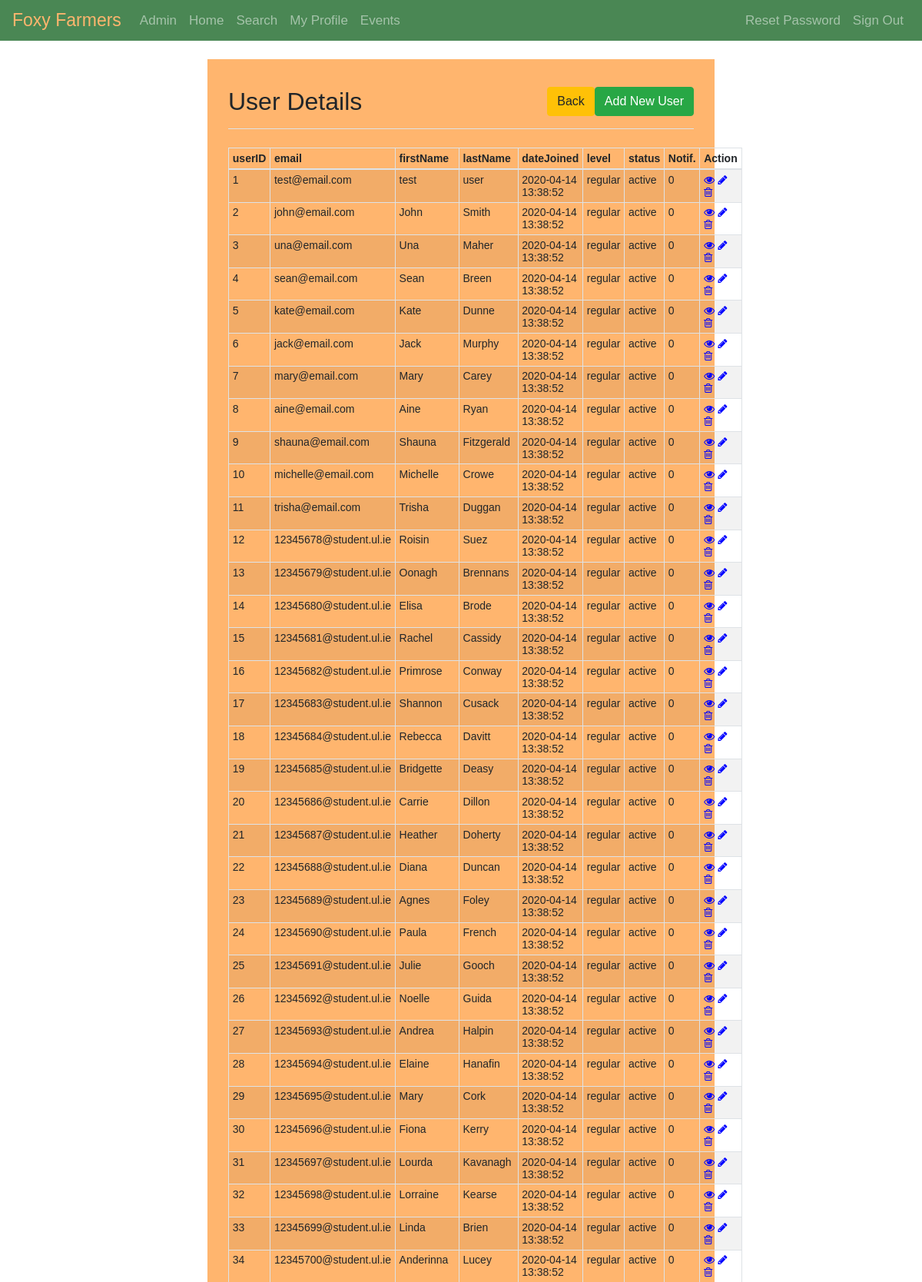
/pages/admin/user-home.php (signed in, upper part), run on the app's committed database.
### tables this page shows
CREATE TABLE user (
  userID INT NOT NULL,
  firstName VARCHAR(128) NOT NULL,
  lastName VARCHAR(128) NOT NULL,
  email VARCHAR(128) NOT NULL UNIQUE,
  password VARCHAR(256) NOT NULL,
  dateJoined DATETIME NULL DEFAULT CURRENT_TIMESTAMP, 
  accessLevel ENUM("regular", "premium", "admin") NULL DEFAULT "regular",
  status ENUM("active", "banned", "suspended") NULL DEFAULT "active",
  notifications INT NULL DEFAULT 0
);

### pages/admin/user-home.php (the view, shortened to what this page needs)
<?php
require_once "../../utilities/config.php";
?>
    <div class="wrapper wrapper-wide">
        <div class="container-fluid">
            <div class="row">
                <div class="col-md-12">
                    <div class="pb-2 mt-4 mb-4 border-bottom clearfix">
                        <h2 class="float-left">User Details</h2>
                        <a href="user-create.php" class="btn btn-success float-right">Add New User</a>
                        <a href="admin-home.php" class="btn btn-warning float-right">Back</a>
                    </div>
                    <?php
                    $sql = "SELECT * FROM user";
                    if($result = mysqli_query($link, $sql)){
                        if(mysqli_num_rows($result) > 0){
                            echo "<table class='table table-bordered table-striped table-sm'>";
                                echo "<thead>";
                                    echo "<tr>";
                                        echo "<th>userID</th>";
                                        echo "<th>email</th>";
										echo "<th>firstName</th>";
                                        echo "<th>lastName</th>";
                                        echo "<th>dateJoined</th>";
                                        echo "<th>level</th>";
										echo "<th>status</th>";
                                        echo "<th>Notif.</th>";
                                        echo "<th>Action</th>";
                                    echo "</tr>";
                                echo "</thead>";
                                echo "<tbody>";
                                while($row = mysqli_fetch_array($result)){
                                    echo "<tr>";
                                        echo "<td>" . $row['userID'] . "</td>";
                                        echo "<td>" . $row['email'] . "</td>";
                                        echo "<td>" . $row['firstName'] . "</td>";
                                        echo "<td>" . $row['lastName'] . "</td>";
                                        echo "<td>" . $row['dateJoined'] . "</td>";
                                        echo "<td>" . $row['accessLevel'] . "</td>";
                                        echo "<td>" . $row['status'] . "</td>";
                                        echo "<td>" . $row['notifications'] . "</td>";
                                        echo "<td>";
                                            echo "<a href='../admin/user-read.php?userID=". $row['userID'] ."' title='View User' data-toggle='tooltip'><i class='fa fa-eye' aria-hidden='true'></i></a>";
                                            echo "<a href='../admin/user-update.php?userID=". $row['userID'] ."' title='Update User' data-toggle='tooltip'><i class='fa fa-pencil' aria-hidden='true'></i></a>";
                                            echo "<a href='../admin/user-delete.php?userID=". $row['userID'] ."' title='Delete User' data-toggle='tooltip'><i class='fa fa-trash-o' aria-hidden='true'></i></a>";
                                        echo "</td>";
                                    echo "</tr>";
                                }
                                echo "</tbody>";
                            echo "</table>";
                        } else{
                            echo "<p class='lead'><em>No records were found.</em></p>";
                        }
                    } else{
                        echo "ERROR: Could not able to execute $sql. " . mysqli_error($link);
                    }
                    ?>
                </div>
            </div>
        </div>
    </div>

### style/style.css (style rules this page uses)
* { -webkit-box-sizing: border-box; -moz-box-sizing: border-box; -ms-box-sizing: border-box; box-sizing: border-box; }
:root { --main-orange-color: rgb(255,181,110); --main-orange-color-inner-shadow: rgba(202, 126, 54, 0.8); --main-orange-color-outer-shadow: rgba(0, 0, 0, 0.5); --main-green-color: hsl(130, 29%, 41%); }
body { font: 14px sans-serif; background-image: url("../images/site-photos/background.png"); background-color: white; background-attachment: fixed; }
.wrapper { width: 30%; padding: 1%; margin: 2% auto; background-color: var(--main-orange-color); }
.wrapper-wide { width: 55%; }
.navbar { background-color: var(--main-green-color); }
.navbar .navbar-brand { color: var(--main-orange-color); font-size: 23px; }
.navbar .nav-item { font-size: 17px; }
table tr td:last-child a { margin-right: 10%; }
.fa-eye { color: blue; }
.fa-pencil { color: blue; }
.fa-trash-o { color: blue; }

### data on the page
user: userID "1", email "test@email.com", firstName "test", lastName "user", dateJoined "2020-04-14 13:38:52", accessLevel "regular", status "active", notifications "0"
user: userID "2", email "john@email.com", firstName "John", lastName "Smith", dateJoined "2020-04-14 13:38:52", accessLevel "regular", status "active", notifications "0"
user: userID "3", email "una@email.com", firstName "Una", lastName "Maher", dateJoined "2020-04-14 13:38:52", accessLevel "regular", status "active", notifications "0"
user: userID "4", email "sean@email.com", firstName "Sean", lastName "Breen", dateJoined "2020-04-14 13:38:52", accessLevel "regular", status "active", notifications "0"
user: userID "5", email "kate@email.com", firstName "Kate", lastName "Dunne", dateJoined "2020-04-14 13:38:52", accessLevel "regular", status "active", notifications "0"
user: userID "6", email "jack@email.com", firstName "Jack", lastName "Murphy", dateJoined "2020-04-14 13:38:52", accessLevel "regular", status "active", notifications "0"
user: userID "7", email "mary@email.com", firstName "Mary", lastName "Carey", dateJoined "2020-04-14 13:38:52", accessLevel "regular", status "active", notifications "0"
user: userID "8", email "aine@email.com", firstName "Aine", lastName "Ryan", dateJoined "2020-04-14 13:38:52", accessLevel "regular", status "active", notifications "0"
user: userID "9", email "shauna@email.com", firstName "Shauna", lastName "Fitzgerald", dateJoined "2020-04-14 13:38:52", accessLevel "regular", status "active", notifications "0"
user: userID "10", email "michelle@email.com", firstName "Michelle", lastName "Crowe", dateJoined "2020-04-14 13:38:52", accessLevel "regular", status "active", notifications "0"
user: userID "11", email "trisha@email.com", firstName "Trisha", lastName "Duggan", dateJoined "2020-04-14 13:38:52", accessLevel "regular", status "active", notifications "0"
user: userID "12", email "12345678@student.ul.ie", firstName "Roisin", lastName "Suez", dateJoined "2020-04-14 13:38:52", accessLevel "regular", status "active", notifications "0"
user: userID "13", email "12345679@student.ul.ie", firstName "Oonagh", lastName "Brennans", dateJoined "2020-04-14 13:38:52", accessLevel "regular", status "active", notifications "0"
user: userID "14", email "12345680@student.ul.ie", firstName "Elisa", lastName "Brode", dateJoined "2020-04-14 13:38:52", accessLevel "regular", status "active", notifications "0"
user: userID "15", email "12345681@student.ul.ie", firstName "Rachel", lastName "Cassidy", dateJoined "2020-04-14 13:38:52", accessLevel "regular", status "active", notifications "0"
user: userID "16", email "12345682@student.ul.ie", firstName "Primrose", lastName "Conway", dateJoined "2020-04-14 13:38:52", accessLevel "regular", status "active", notifications "0"
user: userID "17", email "12345683@student.ul.ie", firstName "Shannon", lastName "Cusack", dateJoined "2020-04-14 13:38:52", accessLevel "regular", status "active", notifications "0"
user: userID "18", email "12345684@student.ul.ie", firstName "Rebecca", lastName "Davitt", dateJoined "2020-04-14 13:38:52", accessLevel "regular", status "active", notifications "0"
user: userID "19", email "12345685@student.ul.ie", firstName "Bridgette", lastName "Deasy", dateJoined "2020-04-14 13:38:52", accessLevel "regular", status "active", notifications "0"
user: userID "20", email "12345686@student.ul.ie", firstName "Carrie", lastName "Dillon", dateJoined "2020-04-14 13:38:52", accessLevel "regular", status "active", notifications "0"
user: userID "21", email "12345687@student.ul.ie", firstName "Heather", lastName "Doherty", dateJoined "2020-04-14 13:38:52", accessLevel "regular", status "active", notifications "0"
user: userID "22", email "12345688@student.ul.ie", firstName "Diana", lastName "Duncan", dateJoined "2020-04-14 13:38:52", accessLevel "regular", status "active", notifications "0"
user: userID "23", email "12345689@student.ul.ie", firstName "Agnes", lastName "Foley", dateJoined "2020-04-14 13:38:52", accessLevel "regular", status "active", notifications "0"
user: userID "24", email "12345690@student.ul.ie", firstName "Paula", lastName "French", dateJoined "2020-04-14 13:38:52", accessLevel "regular", status "active", notifications "0"
user: userID "25", email "12345691@student.ul.ie", firstName "Julie", lastName "Gooch", dateJoined "2020-04-14 13:38:52", accessLevel "regular", status "active", notifications "0"
user: userID "26", email "12345692@student.ul.ie", firstName "Noelle", lastName "Guida", dateJoined "2020-04-14 13:38:52", accessLevel "regular", status "active", notifications "0"
user: userID "27", email "12345693@student.ul.ie", firstName "Andrea", lastName "Halpin", dateJoined "2020-04-14 13:38:52", accessLevel "regular", status "active", notifications "0"
user: userID "28", email "12345694@student.ul.ie", firstName "Elaine", lastName "Hanafin", dateJoined "2020-04-14 13:38:52", accessLevel "regular", status "active", notifications "0"
user: userID "29", email "12345695@student.ul.ie", firstName "Mary", lastName "Cork", dateJoined "2020-04-14 13:38:52", accessLevel "regular", status "active", notifications "0"
user: userID "30", email "12345696@student.ul.ie", firstName "Fiona", lastName "Kerry", dateJoined "2020-04-14 13:38:52", accessLevel "regular", status "active", notifications "0"
user: userID "31", email "12345697@student.ul.ie", firstName "Lourda", lastName "Kavanagh", dateJoined "2020-04-14 13:38:52", accessLevel "regular", status "active", notifications "0"
user: userID "32", email "12345698@student.ul.ie", firstName "Lorraine", lastName "Kearse", dateJoined "2020-04-14 13:38:52", accessLevel "regular", status "active", notifications "0"
user: userID "33", email "12345699@student.ul.ie", firstName "Linda", lastName "Brien", dateJoined "2020-04-14 13:38:52", accessLevel "regular", status "active", notifications "0"
user: userID "34", email "12345700@student.ul.ie", firstName "Anderinna", lastName "Lucey", dateJoined "2020-04-14 13:38:52", accessLevel "regular", status "active", notifications "0"
